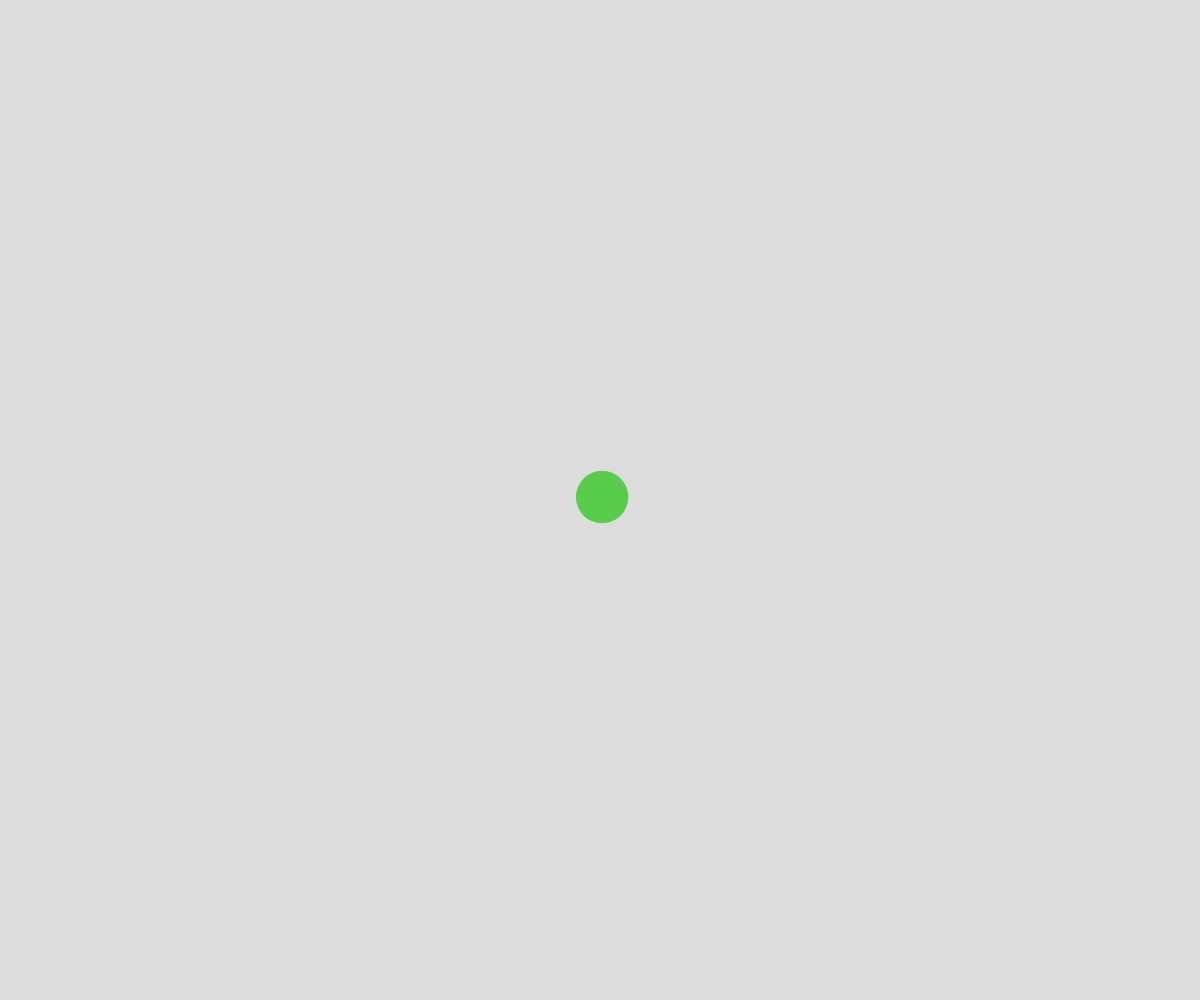
Frame 1 (no input)
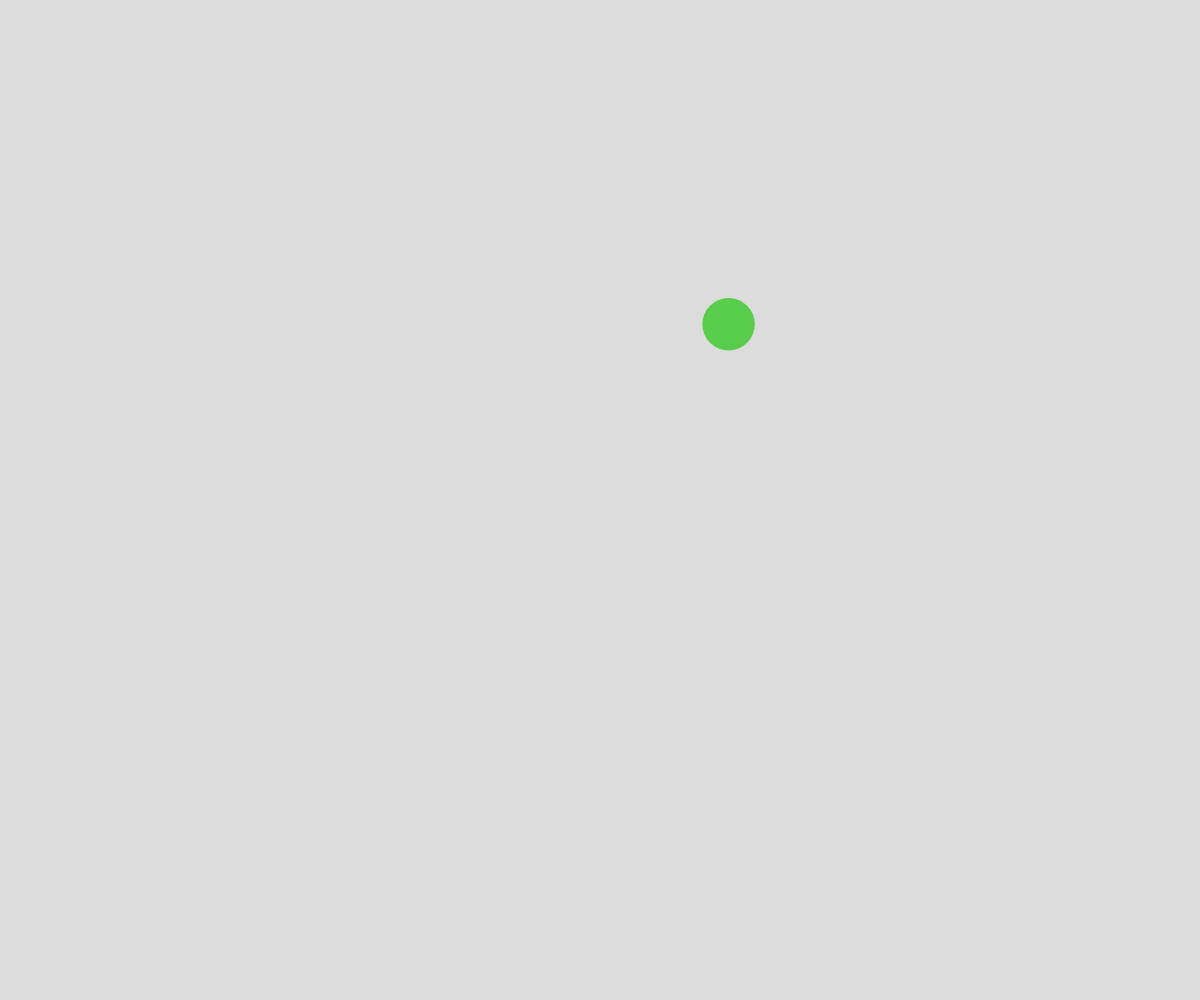
Frame 60 (no input)
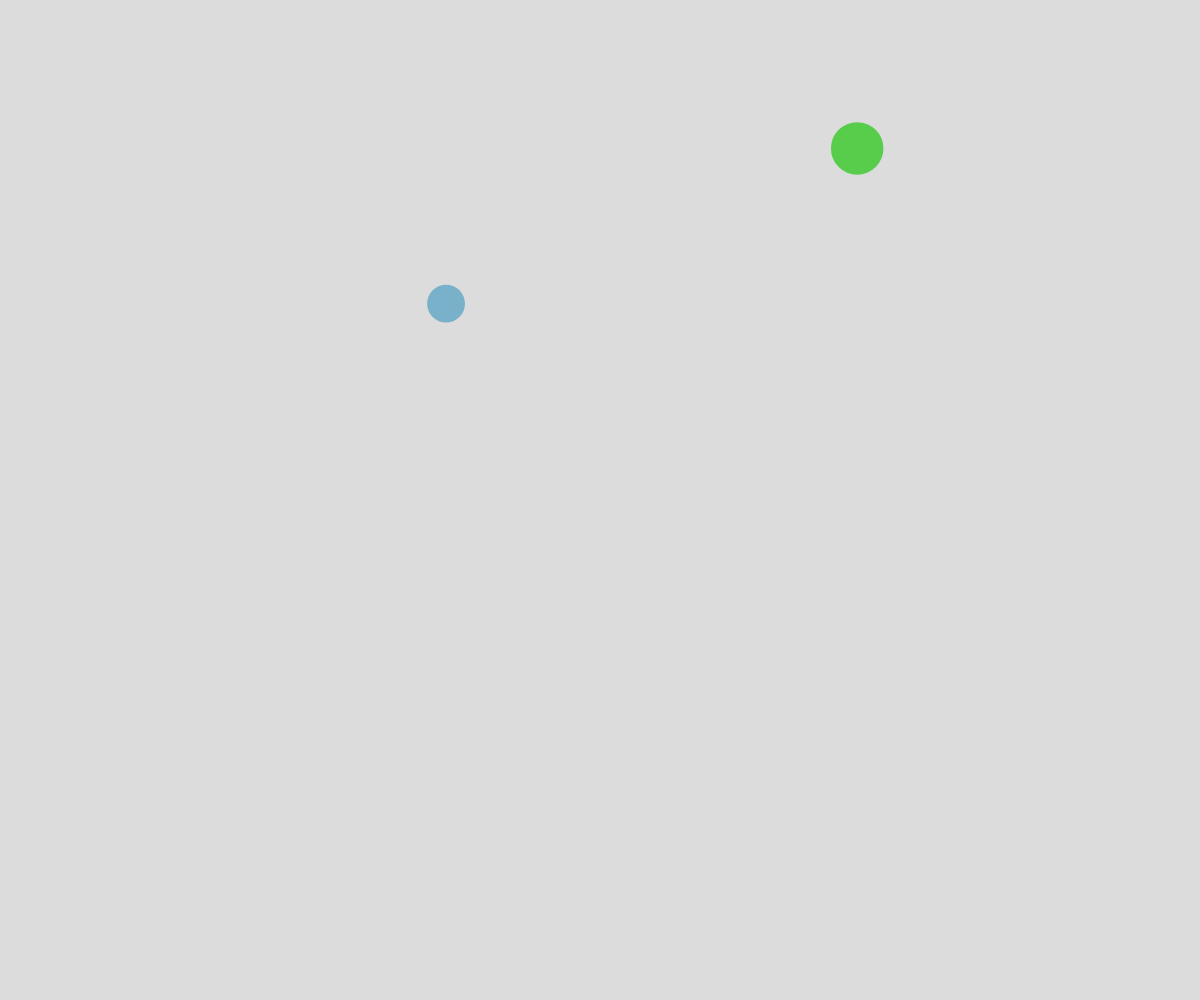
Frame 120 (the mouse pressed at the canvas centre since frame 60)

The p5.js sketch that drew these frames (run headless with seeded random() and noise() and a simulated clock; from frame 60 on, the mouse is pressed at the canvas centre):

// p5.js sketch
// ── sketch.js
// array's and object notation
// circles demo

let ballArray = [];


function setup() {
  createCanvas(windowWidth, windowHeight);
  spawnBalls(width/2, height/2);
  noStroke();
}

function draw() {
  background(220);
  moveBalls();
  displayBalls();
}

function mousePressed(){
  spawnBalls(mouseX, mouseY);
}

function moveBalls(){
  for (let ball of ballArray){
    ball.x += ball.dx;
    ball.y += ball.dy;
  

    // teleport across screen if needed
    if (ball.x >= width){
      ball.x = 0;
      ball.y = height - ball.y;
    }
    else if (ball.y >= height){
      ball.y = 0;
      ball.x = width - ball.x;
    }
    else if (ball.x <= 0){
      ball.x = width -1;
      ball.y = height - ball.y;
    }
    else if (ball.y <= 0){
      ball.y = height -1;
      ball.x = width - ball.x;
    }
  }
  
}
function displayBalls(){
  for (let ball of ballArray){
    fill(ball.colors);
    circle(ball.x, ball.y, ball.rad*2);
  }
}

function spawnBalls(innitialX, innitlaY){
  let ball = {
    x: innitialX,
    y: innitlaY,
    dx: random(-5,5),
    dy: random(-5,5),
    rad: random(15,30),
    colors: color(random(255), random(255), random(255)),
  };
  ballArray.push(ball);
}
